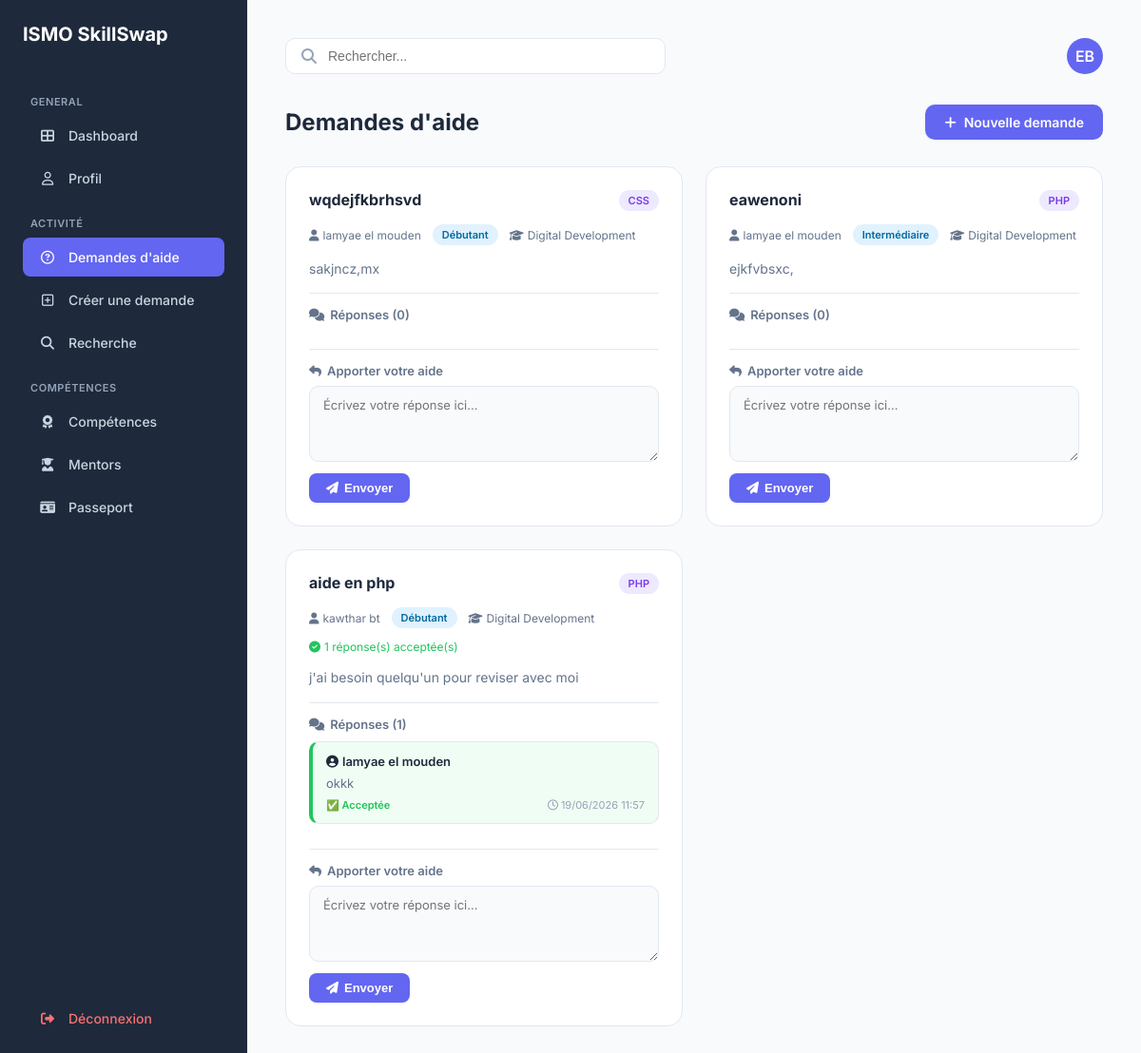
The app's page /demandes_aide.php (signed in) with its own data.
### tables this page shows
CREATE TABLE `utilisateur` (
  `id_utilisateur` int NOT NULL,
  `nom_uti` varchar(50) DEFAULT NULL,
  `prenom_uti` varchar(50) DEFAULT NULL,
  `email_uti` varchar(100) DEFAULT NULL,
  `pwd_uti` varchar(255) DEFAULT NULL,
  `role` enum('stagiaire','formateur','admin') DEFAULT NULL,
  `photo` varchar(255) DEFAULT 'default.png',
  `is_verified` tinyint(1) DEFAULT '0'
);

CREATE TABLE `demande_aide` (
  `id_demande` int NOT NULL,
  `titre` varchar(100) DEFAULT NULL,
  `technologie` varchar(50) DEFAULT NULL,
  `description` text,
  `niveau` varchar(50) DEFAULT NULL,
  `filiere` varchar(100) DEFAULT NULL,
  `date_publication` date DEFAULT NULL,
  `statut` enum('ouverte','en_cours','resolue','fermee') DEFAULT 'ouverte',
  `id_stagiaire` int DEFAULT NULL
);

CREATE TABLE `reponses_aide` (
  `id_reponse` int NOT NULL,
  `id_demande` int NOT NULL,
  `id_aidant` int NOT NULL,
  `message` text,
  `statut` enum('en_attente','accepte','refuse') DEFAULT 'en_attente',
  `date_reponse` timestamp NULL DEFAULT CURRENT_TIMESTAMP
);

### demandes_aide.php (the view, shortened to what this page needs)
<?php
require_once 'config.php';
$userId   = $_SESSION['user_id'];
$userRole = $_SESSION['user_role'];
$queryUser = $pdo->prepare("SELECT prenom_uti, nom_uti FROM utilisateur WHERE id_utilisateur = :id");
$queryUser->execute(['id' => $userId]);
$user = $queryUser->fetch();
$initials = $user ? strtoupper(substr($user['prenom_uti'], 0, 1) . substr($user['nom_uti'], 0, 1)) : "ST";
$dashboard_link = "dashboard.php";
$query = $pdo->query(
    "SELECT d.id_demande, d.titre, d.description, d.technologie,
            d.niveau, d.filiere, d.id_stagiaire, u.nom_uti, u.prenom_uti
     FROM demande_aide d
     JOIN utilisateur u ON d.id_stagiaire = u.id_utilisateur
     ORDER BY d.id_demande DESC"
);
$db_demandes = $query->fetchAll(PDO::FETCH_ASSOC);
?>
<!DOCTYPE html>
<html lang="fr">
<head>
    <link rel="stylesheet" href="https://cdnjs.cloudflare.com/ajax/libs/font-awesome/6.4.0/css/all.min.css">
</head>
<body>
    <aside class="sidebar">
        <h1>ISMO SkillSwap</h1>
        <p class="menu-title">GENERAL</p>
        <nav>
            <a href="<?php echo $dashboard_link; ?>" class="menu-item"><i class="fas fa-th-large"></i> <span>Dashboard</span></a>
            <a href="profil.php" class="menu-item"><i class="far fa-user"></i> <span>Profil</span></a>
            <p class="menu-title">ACTIVITÉ</p>
            <a href="demandes_aide.php" class="menu-item active">
                <i class="far fa-question-circle"></i>
                <span><?php echo ($userRole === 'formateur') ? "Offres d'aide" : "Demandes d'aide"; ?></span>
            </a>
            <?php if ($userRole === 'stagiaire'): ?>
                <a href="creer_demande.php" class="menu-item"><i class="far fa-plus-square"></i> <span>Créer une demande</span></a>
            <?php endif; ?>
            <a href="recherche.php" class="menu-item"><i class="fas fa-search"></i><span>Recherche</span></a>
            <p class="menu-title">COMPÉTENCES</p>
            <a href="./competence.php" class="menu-item"><i class="fas fa-award"></i> <span>Compétences</span></a>
            <a href="Mentors.php" class="menu-item"><i class="fas fa-user-graduate"></i> <span>Mentors</span></a>
            <a href="passport.php" class="menu-item"><i class="fas fa-id-card"></i> <span>Passeport</span></a>
        </nav>
        <div style="margin-top:auto;">
            <a href="logout.php" class="menu-item" style="color:#f87171;"><i class="fas fa-sign-out-alt"></i> <span>Déconnexion</span></a>
        </div>
    </aside>
    <main class="main">
        <header>
            <div class="search-box">
                <i class="fas fa-search" style="color:#94a3b8;"></i>
                <input type="text" placeholder="Rechercher...">
            </div>
            <a href="profil.php" class="avatar-top"><?php echo $initials; ?></a>
        </header>
        <div class="page-header">
            <h1 class="page-title"><?php echo ($userRole === 'formateur') ? "Offres d'aide" : "Demandes d'aide"; ?></h1>
            <?php if ($userRole === 'stagiaire'): ?>
                <a href="creer_demande.php" class="btn-create"><i class="fas fa-plus"></i> Nouvelle demande</a>
            <?php endif; ?>
        </div>
        <div class="cards">
            <?php foreach ($db_demandes as $d):
                $isOwner = ($d['id_stagiaire'] == $userId);
                $stmt = $pdo->prepare(
                    "SELECT r.*, u.prenom_uti, u.nom_uti
                     FROM reponses_aide r
                     JOIN utilisateur u ON r.id_aidant = u.id_utilisateur
                     WHERE r.id_demande = :id
                     ORDER BY r.id_reponse ASC"
                );
                $stmt->execute(['id' => $d['id_demande']]);
                $reponses = $stmt->fetchAll(PDO::FETCH_ASSOC);
                $nb_accepte = count(array_filter($reponses, fn($r) => ($r['statut'] ?? '') === 'accepte'));
                $dejaRepondu = false;
            ?>
            <div class="card" id="demande-<?php echo $d['id_demande']; ?>">
              <div class="card-header">
    <span class="card-title"><?php echo htmlspecialchars($d['titre'] ?? ''); ?></span>
    <div style="display: flex; align-items: center; gap: 10px;">
        <span class="badge badge-tech"><?php echo htmlspecialchars($d['technologie'] ?? ''); ?></span>
    </div>
</div>
                <div class="card-meta">
                    <span><i class="fas fa-user" style="margin-right:4px;"></i><?php echo htmlspecialchars($d['prenom_uti'] . ' ' . $d['nom_uti']); ?></span>
                    <?php if (!empty($d['niveau'])): ?>
                        <span class="badge badge-level"><?php echo htmlspecialchars($d['niveau']); ?></span>
                    <?php endif; ?>
                    <?php if (!empty($d['filiere'])): ?>
                        <span><i class="fas fa-graduation-cap" style="margin-right:4px;"></i><?php echo htmlspecialchars($d['filiere']); ?></span>
                    <?php endif; ?>
                    <?php if ($nb_accepte > 0): ?>
                        <span style="color:var(--green);"><i class="fas fa-check-circle" style="margin-right:4px;"></i><?php echo $nb_accepte; ?> réponse(s) acceptée(s)</span>
                    <?php endif; ?>
                </div>
                <div class="card-desc"><?php echo nl2br(htmlspecialchars($d['description'] ?? '')); ?></div>
                <div class="reponses-section">
                    <p class="reponses-title">
                        <i class="fas fa-comments" style="margin-right:6px;"></i>Réponses (<?php echo count($reponses); ?>)
                    </p>
                    <?php foreach ($reponses as $rep):
                        $statut = $rep['statut'] ?? 'en_attente';
                        $statusLabel = match($statut) {
                            'accepte' => '✅ Acceptée',
                            'refuse'  => '❌ Refusée',
                            default   => '⏳ En attente',
                        };
                    ?>
                    <div class="reponse-box <?php echo htmlspecialchars($statut); ?>">
                        <span class="rep-author">
                            <i class="fas fa-user-circle" style="margin-right:4px;"></i><?php echo htmlspecialchars($rep['prenom_uti'] . ' ' . $rep['nom_uti']); ?>
                        </span>
                        <span class="rep-message"><?php echo nl2br(htmlspecialchars($rep['message'] ?? '')); ?></span>
                        <div style="display:flex; justify-content:space-between; align-items:center; flex-wrap:wrap; gap:6px;">
                            <span class="rep-status <?php echo $statut; ?>"><?php echo $statusLabel; ?></span>
                            <?php if (!empty($rep['date_reponse'])): ?>
                                <span class="rep-date"><i class="far fa-clock" style="margin-right:3px;"></i><?php echo date('d/m/Y H:i', strtotime($rep['date_reponse'])); ?></span>
                            <?php endif; ?>
                        </div>
                    </div>
                    <?php endforeach; ?>
                </div>
                <?php if (!$isOwner && $userRole !== 'formateur'): ?>
                <div class="reply-form-section">
                    <p class="reply-form-title"><i class="fas fa-reply" style="margin-right:6px;"></i>Apporter votre aide</p>
                    <?php if ($dejaRepondu): ?>
                        <p class="msg-already"><i class="fas fa-info-circle" style="margin-right:4px;"></i>Vous avez déjà répondu à cette demande.</p>
                    <?php else: ?>
                        <form method="POST" action="demandes_aide.php">
                            <textarea name="message" placeholder="Écrivez votre réponse ici..." required></textarea>
                            <button type="submit" class="btn-reply"><i class="fas fa-paper-plane"></i> Envoyer</button>
                        </form>
                    <?php endif; ?>
                </div>
                <?php endif; ?>
            </div>
            <?php endforeach; ?>
        </div>
    </main>
</body>
</html>

### demandes_aide.php (style rules this page uses)
:root { --sidebar-bg: #1e293b; --primary: #6366f1; --primary-hover: #4f46e5; --main-bg: #f8fafc; --border: #e2e8f0; --text-main: #1e293b; --text-muted: #64748b; --green: #22c55e; --red: #ef4444; --yellow-bg: #fefce8; --yellow-border: #fde047; }
* { box-sizing: border-box; margin: 0; padding: 0; }
body { display: flex; background: var(--main-bg); font-family: 'Inter', sans-serif; min-height: 100vh; color: var(--text-main); }
.sidebar { width: 260px; background: var(--sidebar-bg); color: white; padding: 24px; display: flex; flex-direction: column; flex-shrink: 0; }
.sidebar h1 { font-size: 20px; font-weight: 700; margin-bottom: 32px; }
.menu-title { font-size: 11px; color: #94a3b8; text-transform: uppercase; letter-spacing: .05em; margin: 20px 0 8px 8px; font-weight: 600; }
.menu-item { display: flex; align-items: center; text-decoration: none; color: #cbd5e1; padding: 12px 16px; border-radius: 8px; margin-bottom: 4px; font-size: 14px; font-weight: 500; }
.menu-item i { margin-right: 12px; width: 20px; text-align: center; }
.menu-item:hover, .menu-item.active { background: var(--primary); color: white; }
.main { flex: 1; padding: 40px; overflow-y: auto; }
header { display: flex; justify-content: space-between; align-items: center; margin-bottom: 32px; }
.search-box { background: white; padding: 10px 16px; border-radius: 10px; border: 1px solid var(--border); flex: 1; max-width: 400px; display: flex; align-items: center; }
.search-box input { border: none; outline: none; margin-left: 12px; width: 100%; font-size: 14px; }
.avatar-top { width: 38px; height: 38px; background: var(--primary); color: white; border-radius: 50%; display: flex; align-items: center; justify-content: center; font-weight: 600; text-decoration: none; }
.page-header { display: flex; align-items: center; justify-content: space-between; margin-bottom: 28px; }
.page-title { font-size: 24px; font-weight: 700; }
.btn-create { background: var(--primary); color: white; padding: 10px 20px; border-radius: 10px; text-decoration: none; font-size: 14px; font-weight: 600; display: flex; align-items: center; gap: 8px; }
.cards { display: grid; grid-template-columns: repeat(auto-fill, minmax(400px, 1fr)); gap: 24px; }
.card { background: white; border-radius: 16px; border: 1px solid var(--border); padding: 24px; display: flex; flex-direction: column; gap: 14px; }
.card-header { display: flex; justify-content: space-between; align-items: flex-start; gap: 12px; }
.card-title { font-size: 16px; font-weight: 700; }
.badge { font-size: 11px; padding: 4px 10px; border-radius: 20px; font-weight: 600; white-space: nowrap; }
.badge-tech { background: #ede9fe; color: #7c3aed; }
.badge-level { background: #e0f2fe; color: #0369a1; }
.card-meta { font-size: 12px; color: var(--text-muted); display: flex; gap: 12px; flex-wrap: wrap; align-items: center; }
.card-desc { font-size: 14px; color: var(--text-muted); line-height: 1.6; }
.reponses-title { font-size: 13px; font-weight: 600; color: var(--text-muted); border-top: 1px solid var(--border); padding-top: 14px; margin-bottom: 10px; }
.reponse-box { border-radius: 10px; padding: 12px 14px; display: flex; flex-direction: column; gap: 6px; margin-bottom: 8px; border: 1px solid var(--border); background: #f8fafc; }
.reponse-box.accepte { border-left: 4px solid var(--green); background: #f0fdf4; }
.rep-author { font-size: 13px; font-weight: 600; }
.rep-message { font-size: 13px; color: var(--text-muted); line-height: 1.5; }
.rep-date { font-size: 11px; color: #94a3b8; }
.rep-status { font-size: 11px; font-weight: 600; }
.rep-status.accepte { color: var(--green); }
.reply-form-section { border-top: 1px solid var(--border); padding-top: 14px; margin-top: 4px; }
.reply-form-title { font-size: 13px; font-weight: 600; color: var(--text-muted); margin-bottom: 8px; }
.reply-form-section textarea { width: 100%; padding: 10px 14px; border: 1px solid var(--border); border-radius: 10px; font-size: 13px; font-family: inherit; resize: vertical; min-height: 80px; outline: none; line-height: 1.5; transition: 0.2s; background: #f8fafc; }
.btn-reply { margin-top: 8px; background: var(--primary); color: white; border: none; padding: 8px 18px; border-radius: 8px; font-size: 13px; font-weight: 600; cursor: pointer; display: flex; align-items: center; gap: 6px; }

### records on screen
utilisateur: initials "EB"
demande_aide: titre "wqdejfkbrhsvd", technologie "CSS", utilisateur.prenom_uti+nom_uti "lamyae el mouden", niveau "Débutant", filiere "Digital Development", description "sakjncz,mx", count($reponses) "0"
demande_aide: titre "eawenoni", technologie "PHP", utilisateur.prenom_uti+nom_uti "lamyae el mouden", niveau "Intermédiaire", filiere "Digital Development", description "ejkfvbsxc,", count($reponses) "0"
demande_aide: titre "aide en php", technologie "PHP", utilisateur.prenom_uti+nom_uti "kawthar bt", niveau "Débutant", filiere "Digital Development", reponses_aide.statut "1", description "j'ai besoin quelqu'un pour reviser avec moi", count($reponses) "1"
reponses_aide: id_aidant.nom_uti "lamyae el mouden", message "okkk", statut "✅ Acceptée", date_reponse "19/06/2026 11:57"
